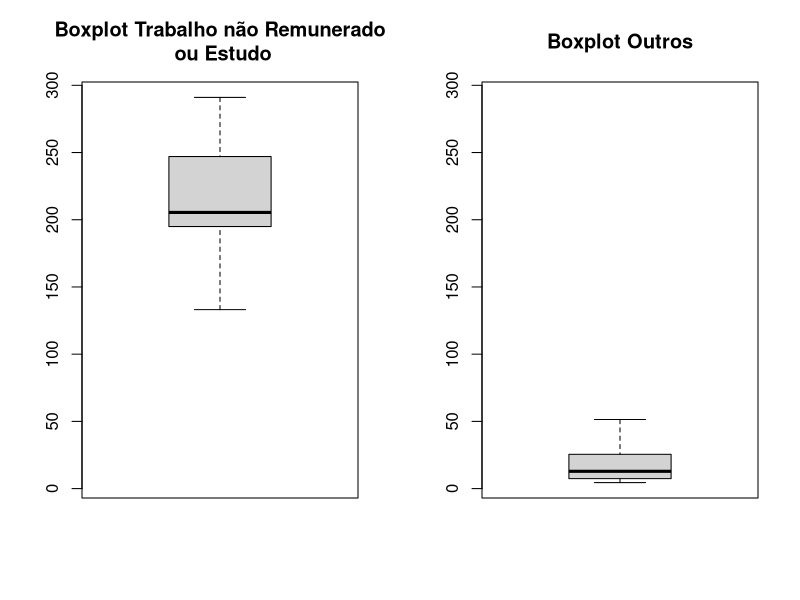

The R script that drew this image:
# set working directory
setwd("C:/Users/david/OneDrive/Desktop/UniAll/2-2/PE/Projeto/ex2")

# read the .csv file
data <- read.csv("data/TIME_USE_24092022.csv")

# remove data from "África do Sul" and non "Total" rows
local <- data[, 1]
gender <- data[, 3]
filtered_data <- subset(data, gender == "Mulheres")
filtered_data <- subset(filtered_data, local != "África do Sul")

# save "Outros" and "Trabalho não remunerado ou estudo" from data
occupation <- filtered_data[, 2]
outros <- subset(filtered_data, occupation == "Outros")
work <- subset(filtered_data, occupation == "Trabalho remunerado ou estudo")
outros_vals <- outros[, 4]
work_vals <- work[, 4]

# create boxplots (diagrama de extremos e quantis)
png("plots.png", width = 1000, height = 600)
par(mfcol = c(1, 2))
combined_vals <- c(work_vals, outros_vals)
ylim_range <- range(combined_vals)
boxplot(work_vals, ylim = ylim_range, main = "Boxplot Trabalho não Remunerado\n ou Estudo")
boxplot(outros_vals, ylim = ylim_range, main = "Boxplot Outros")


# save the plots
dev.off()